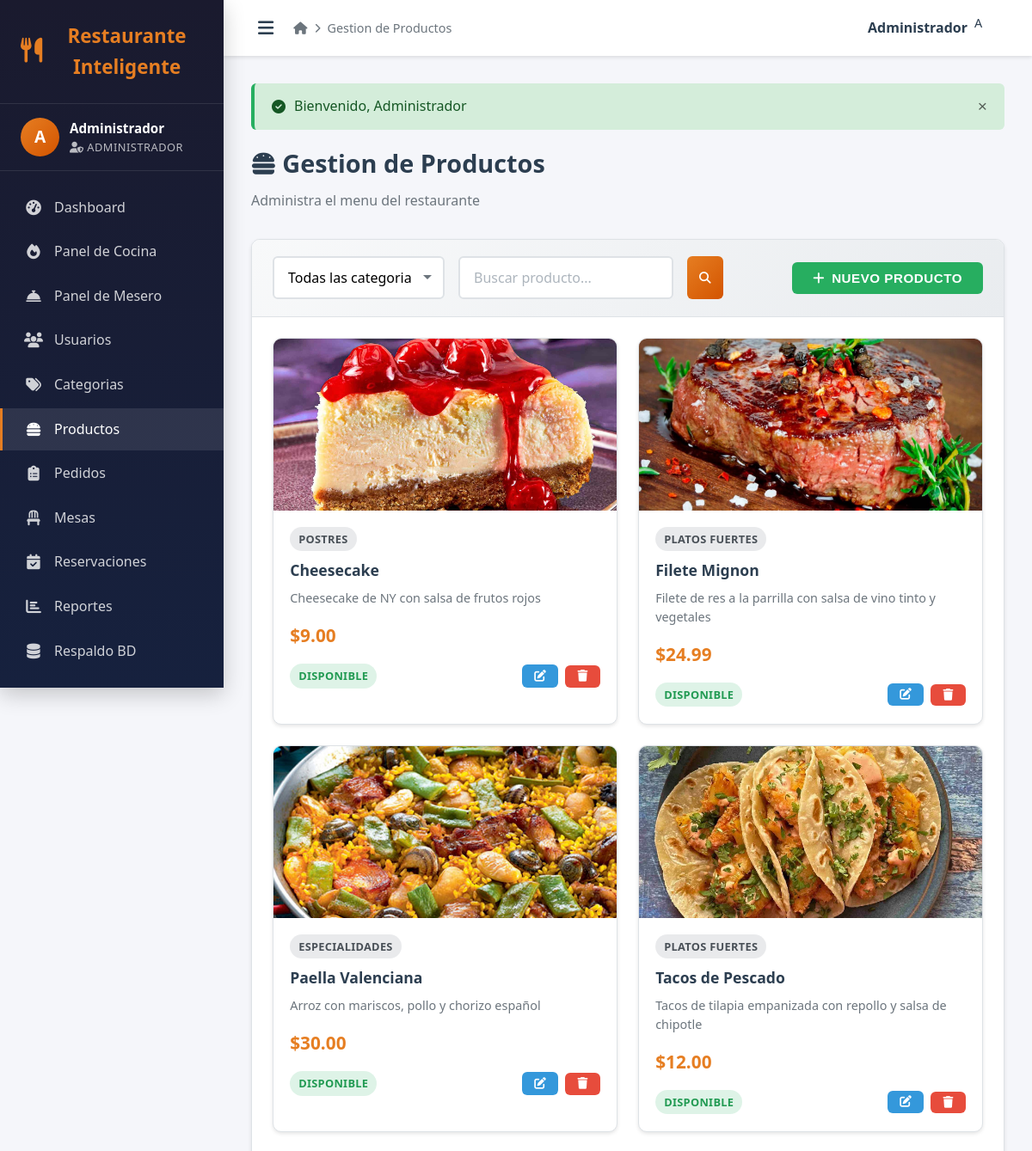
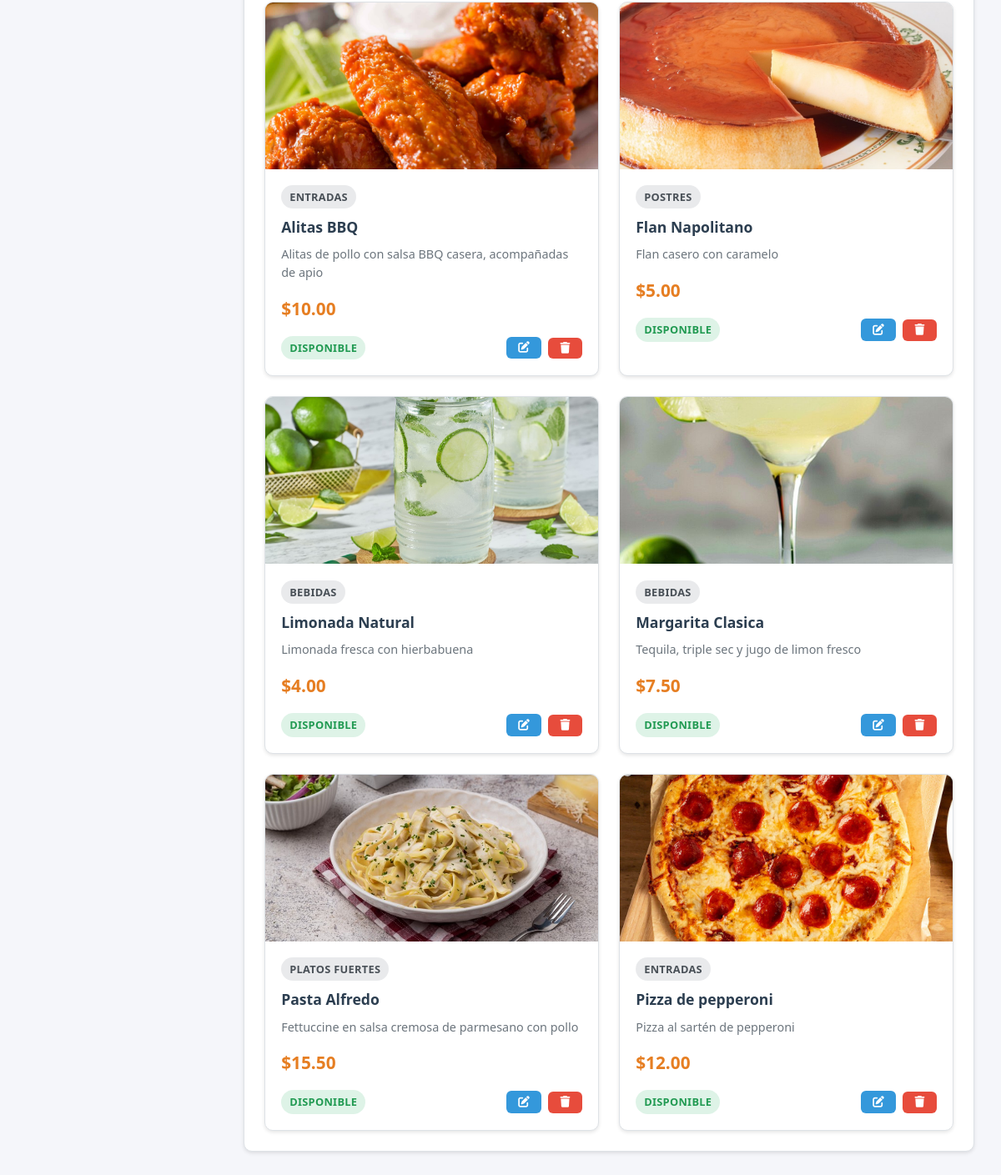
The page /admin/productos.php (signed in) on the database its author committed (2 pictures, top to bottom).
### tables this page shows
CREATE TABLE `productos` (
  `id` int(11) unsigned NOT NULL AUTO_INCREMENT,
  `categoria_id` int(11) unsigned NOT NULL,
  `nombre` varchar(150) NOT NULL,
  `descripcion` text DEFAULT NULL,
  `precio` decimal(10,2) NOT NULL,
  `imagen` varchar(255) DEFAULT 'default.jpg',
  `disponible` tinyint(1) NOT NULL DEFAULT 1,
  `destacado` tinyint(1) NOT NULL DEFAULT 0,
  `fecha_creacion` timestamp NOT NULL DEFAULT current_timestamp(),
  PRIMARY KEY (`id`),
  KEY `fk_categoria` (`categoria_id`),
  CONSTRAINT `fk_productos_categoria` FOREIGN KEY (`categoria_id`) REFERENCES `categorias` (`id`) ON DELETE CASCADE
);

CREATE TABLE `categorias` (
  `id` int(11) unsigned NOT NULL AUTO_INCREMENT,
  `nombre` varchar(100) NOT NULL,
  `descripcion` text DEFAULT NULL,
  `icono` varchar(50) DEFAULT 'fa-utensils',
  `orden` int(11) NOT NULL DEFAULT 0,
  `activo` tinyint(1) NOT NULL DEFAULT 1,
  `fecha_creacion` timestamp NOT NULL DEFAULT current_timestamp(),
  PRIMARY KEY (`id`)
);

### includes/config.php (called while the page is built, shortened)
<?php
function getDB() {
    static $pdo = null;
    if ($pdo === null) {
        try {
            $dsn = 'mysql:host=' . DB_HOST . ';dbname=' . DB_NAME . ';charset=' . DB_CHARSET;
            $options = [
                PDO::ATTR_ERRMODE => PDO::ERRMODE_EXCEPTION,
                PDO::ATTR_DEFAULT_FETCH_MODE => PDO::FETCH_ASSOC,
                PDO::ATTR_EMULATE_PREPARES => false,
            ];
            $pdo = new PDO($dsn, DB_USER, DB_PASS, $options);
        } catch (PDOException $e) {
            die('Error de conexion: ' . $e->getMessage());
        }
    }
    return $pdo;
}
function formatMoney($amount) {
    return '$' . number_format((float)$amount, 2);
}
function paginate($query, $params = [], $perPage = 10) {
    $db = getDB();
    $page = isset($_GET['page']) ? max(1, intval($_GET['page'])) : 1;
    $offset = ($page - 1) * $perPage;
    $countStmt = $db->prepare("SELECT COUNT(*) FROM (" . $query . ") as t");
    $countStmt->execute($params);
    $total = $countStmt->fetchColumn();
    $stmt = $db->prepare($query . " LIMIT " . $perPage . " OFFSET " . $offset);
    $stmt->execute($params);
    $data = $stmt->fetchAll();
    $totalPages = ceil($total / $perPage);
    return [
        'data' => $data,
        'page' => $page,
        'perPage' => $perPage,
        'total' => $total,
        'totalPages' => $totalPages,
        'hasNext' => $page < $totalPages,
        'hasPrev' => $page > 1
    ];
}

### admin/productos.php (the view, shortened to what this page needs)
<?php
require_once '../includes/config.php';
$search = $_GET['search'] ?? '';
$sql = "SELECT p.*, c.nombre as categoria_nombre FROM productos p JOIN categorias c ON p.categoria_id = c.id WHERE 1=1";
$params = [];
$sql .= " ORDER BY p.destacado DESC, p.nombre";
$result = paginate($sql, $params, 12);
$productos = $result['data'];
require_once 'header.php';
?>
<h1 class="page-title"><i class="fas fa-hamburger"></i> Gestion de Productos</h1>
<p class="page-subtitle">Administra el menu del restaurante</p>
<div class="card">
    <div class="card-header">
        <div class="d-flex gap-2" style="flex: 1;">
            <form method="GET" class="d-flex gap-2" style="flex: 1;">
                <select name="categoria" class="form-control" style="max-width: 200px;" onchange="this.form.submit()">
                    <option value="">Todas las categorias</option>
                </select>
                <input type="text" name="search" class="form-control" placeholder="Buscar producto..." value="<?php echo htmlspecialchars($search); ?>" style="max-width: 250px;">
                <button type="submit" class="btn btn-primary btn-sm"><i class="fas fa-search"></i></button>
            </form>
        </div>
        <button class="btn btn-success" onclick="openModal('createModal')">
            <i class="fas fa-plus"></i> Nuevo Producto
        </button>
    </div>
    <div class="card-body">
        <div class="product-grid">
            <?php foreach ($productos as $prod): ?>
            <div class="product-card">
                <div class="product-image">
                    <?php
                    $imgFile = $prod['imagen'] ?? '';
                    $uploadDir = dirname(__DIR__) . '/uploads/';
                    $imgExists = !empty($imgFile) && $imgFile !== 'default.jpg' && file_exists($uploadDir . $imgFile);
                    ?>
                    <?php if ($imgExists): ?>
                        <img src="../uploads/<?php echo $imgFile; ?>" alt="<?php echo $prod['nombre']; ?>">
                    <?php else: ?>
                        <img src="../assets/img/chessecake.jpg" alt="Sin imagen disponible">
                    <?php endif; ?>
                </div>
                <div class="product-info">
                    <span class="badge badge-secondary" style="margin-bottom: 0.5rem;"><?php echo $prod['categoria_nombre']; ?></span>
                    <h3><?php echo $prod['nombre']; ?></h3>
                    <p><?php echo $prod['descripcion'] ?: 'Sin descripcion'; ?></p>
                    <div class="product-price"><?php echo formatMoney($prod['precio']); ?></div>
                    <div class="d-flex justify-between align-center">
                        <span class="badge <?php echo $prod['disponible'] ? 'badge-success' : 'badge-danger'; ?>">
                            <?php echo $prod['disponible'] ? 'Disponible' : 'No disponible'; ?>
                        </span>
                        <div class="d-flex gap-1">
                            <button class="btn btn-sm btn-info" onclick='editProd(<?php echo json_encode($prod); ?>)'>
                                <i class="fas fa-edit"></i>
                            </button>
                            <form method="POST" style="display: inline;" onsubmit="return confirm('Eliminar este producto?');">
                                <button type="submit" class="btn btn-sm btn-danger"><i class="fas fa-trash"></i></button>
                            </form>
                        </div>
                    </div>
                </div>
            </div>
            <?php endforeach; ?>
        </div>
    </div>
</div>
<?php require_once 'footer.php'; ?>

### assets/css/style.css (style rules this page uses)
:root { --color-primary: #e67e22; --color-primary-dark: #d35400; --color-primary-light: #f39c12; --color-secondary: #2c3e50; --color-secondary-light: #34495e; --color-success: #27ae60; --color-danger: #e74c3c; --color-warning: #f39c12; --color-info: #3498db; --color-dark: #1a1a2e; --color-light: #f8f9fa; --color-white: #ffffff; --color-gray: #6c757d; --color-gray-light: #e9ecef; --color-border: #dee2e6; --shadow-sm: 0 2px 4px rgba(0,0,0,0.1); --shadow-md: 0 4px 12px rgba(0,0,0,0.15); --shadow-lg: 0 8px 24px rgba(0,0,0,0.2); --radius-sm: 6px; --radius-md: 10px; --radius-lg: 16px; --transition: all 0.3s ease; --font-main: 'Segoe UI', Tahoma, Geneva, Verdana, sans-serif; }
*, *::before, *::after { box-sizing: border-box; margin: 0; padding: 0; }
html { scroll-behavior: smooth; font-size: 16px; }
body { font-family: var(--font-main); background-color: #f5f6fa; color: var(--color-secondary); line-height: 1.6; min-height: 100vh; }
img { max-width: 100%; height: auto; display: block; }
.d-flex { display: flex; }
.justify-between { justify-content: space-between; }
.align-center { align-items: center; }
.gap-1 { gap: 0.5rem; }
.gap-2 { gap: 1rem; }
.btn { display: inline-flex; align-items: center; justify-content: center; gap: 8px; padding: 10px 24px; border: none; border-radius: var(--radius-sm); font-size: 0.95rem; font-weight: 600; cursor: pointer; transition: var(--transition); text-transform: uppercase; letter-spacing: 0.5px; }
.btn-primary { background: linear-gradient(135deg, var(--color-primary), var(--color-primary-dark)); color: var(--color-white); }
.btn-success { background: var(--color-success); color: var(--color-white); }
.btn-danger { background: var(--color-danger); color: var(--color-white); }
.btn-info { background: var(--color-info); color: var(--color-white); }
.btn-sm { padding: 6px 14px; font-size: 0.85rem; }
.form-control { width: 100%; padding: 12px 16px; border: 2px solid var(--color-border); border-radius: var(--radius-sm); font-size: 1rem; font-family: var(--font-main); transition: var(--transition); background: var(--color-white); }
.form-control::placeholder { color: #adb5bd; }
select.form-control { cursor: pointer; appearance: none; background-repeat: no-repeat; background-position: right 12px center; padding-right: 36px; }
.card { background: var(--color-white); border-radius: var(--radius-md); box-shadow: var(--shadow-sm); overflow: hidden; transition: var(--transition); border: 1px solid var(--color-border); }
.card-header { padding: 1.2rem 1.5rem; border-bottom: 1px solid var(--color-border); background: linear-gradient(135deg, #f8f9fa, #e9ecef); display: flex; justify-content: space-between; align-items: center; }
.card-body { padding: 1.5rem; }
.badge { display: inline-flex; align-items: center; gap: 4px; padding: 4px 10px; border-radius: 20px; font-size: 0.8rem; font-weight: 600; text-transform: uppercase; letter-spacing: 0.3px; }
.badge-success { background: rgba(39, 174, 96, 0.15); color: #219a52; }
.badge-secondary { background: rgba(108, 117, 125, 0.15); color: #495057; }
.page-title { font-size: 1.8rem; color: var(--color-secondary); margin-bottom: 0.5rem; font-weight: 700; }
.page-subtitle { color: var(--color-gray); margin-bottom: 2rem; }
.product-grid { display: grid; grid-template-columns: repeat(auto-fill, minmax(280px, 1fr)); gap: 1.5rem; }
.product-card { background: var(--color-white); border-radius: var(--radius-md); overflow: hidden; box-shadow: var(--shadow-sm); transition: var(--transition); border: 1px solid var(--color-border); }
.product-image { width: 100%; height: 200px; object-fit: cover; background: linear-gradient(135deg, #f8f9fa, #e9ecef); display: flex; align-items: center; justify-content: center; color: var(--color-gray); font-size: 3rem; }
.product-image img { width: 100%; height: 100%; object-fit: cover; }
.product-info { padding: 1.2rem; }
.product-info h3 { font-size: 1.1rem; margin-bottom: 0.5rem; color: var(--color-secondary); }
.product-info p { color: var(--color-gray); font-size: 0.9rem; margin-bottom: 1rem; line-height: 1.5; }
.product-price { font-size: 1.3rem; font-weight: 700; color: var(--color-primary); margin-bottom: 1rem; }

### rows shown on the page
productos: imagen (picture), categoria.nombre "POSTRES", nombre "Cheesecake", descripcion "Cheesecake de NY con salsa de frutos rojos", precio "$9.00", disponible "DISPONIBLE"
productos: imagen (picture), categoria.nombre "PLATOS FUERTES", nombre "Filete Mignon", descripcion "Filete de res a la parrilla con salsa de vino tinto y vegetales", precio "$24.99", disponible "DISPONIBLE"
productos: imagen (picture), categoria.nombre "ESPECIALIDADES", nombre "Paella Valenciana", descripcion "Arroz con mariscos, pollo y chorizo español", precio "$30.00", disponible "DISPONIBLE"
productos: imagen (picture), categoria.nombre "PLATOS FUERTES", nombre "Tacos de Pescado", descripcion "Tacos de tilapia empanizada con repollo y salsa de chipotle", precio "$12.00", disponible "DISPONIBLE"
productos: imagen (picture), categoria.nombre "ENTRADAS", nombre "Alitas BBQ", descripcion "Alitas de pollo con salsa BBQ casera, acompañadas de apio", precio "$10.00", disponible "DISPONIBLE"
productos: imagen (picture), categoria.nombre "POSTRES", nombre "Flan Napolitano", descripcion "Flan casero con caramelo", precio "$5.00", disponible "DISPONIBLE"
productos: imagen (picture), categoria.nombre "BEBIDAS", nombre "Limonada Natural", descripcion "Limonada fresca con hierbabuena", precio "$4.00", disponible "DISPONIBLE"
productos: imagen (picture), categoria.nombre "BEBIDAS", nombre "Margarita Clasica", descripcion "Tequila, triple sec y jugo de limon fresco", precio "$7.50", disponible "DISPONIBLE"
productos: imagen (picture), categoria.nombre "PLATOS FUERTES", nombre "Pasta Alfredo", descripcion "Fettuccine en salsa cremosa de parmesano con pollo", precio "$15.50", disponible "DISPONIBLE"
productos: imagen (picture), categoria.nombre "ENTRADAS", nombre "Pizza de pepperoni", descripcion "Pizza al sartén de pepperoni", precio "$12.00", disponible "DISPONIBLE"

### other values the page prints
APP_NAME "Restaurante Inteligente"
substr($_SESSION['usuario_nombre'], 0, 1) "A"
$_SESSION['usuario_nombre'] "Administrador"
$_SESSION['usuario_rol'] "ADMINISTRADOR"
$pageTitle "Gestion de Productos"
$flash['mensaje'] "Bienvenido, Administrador"
